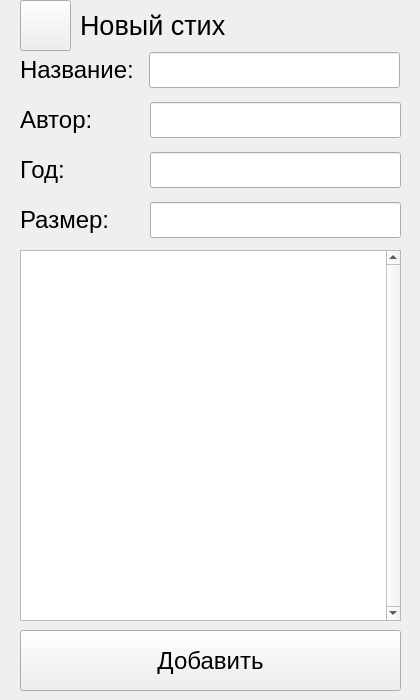
<?xml version="1.0" encoding="UTF-8"?>
<ui version="4.0">
 <class>VerseCreationForm</class>
 <widget class="QMainWindow" name="VerseCreationForm">
  <property name="geometry">
   <rect>
    <x>0</x>
    <y>0</y>
    <width>420</width>
    <height>700</height>
   </rect>
  </property>
  <property name="windowTitle">
   <string>MainWindow</string>
  </property>
  <widget class="QWidget" name="centralwidget">
   <widget class="QWidget" name="verticalLayoutWidget">
    <property name="geometry">
     <rect>
      <x>20</x>
      <y>50</y>
      <width>121</width>
      <height>41</height>
     </rect>
    </property>
    <layout class="QVBoxLayout" name="verticalLayout">
     <item>
      <widget class="QLabel" name="label">
       <property name="text">
        <string>&lt;html&gt;&lt;head/&gt;&lt;body&gt;&lt;p&gt;&lt;span style=&quot; font-size:18pt;&quot;&gt;Название:&lt;/span&gt;&lt;/p&gt;&lt;/body&gt;&lt;/html&gt;</string>
       </property>
      </widget>
     </item>
    </layout>
   </widget>
   <widget class="QWidget" name="verticalLayoutWidget_2">
    <property name="geometry">
     <rect>
      <x>149</x>
      <y>50</y>
      <width>251</width>
      <height>41</height>
     </rect>
    </property>
    <layout class="QVBoxLayout" name="verticalLayout_2">
     <item>
      <widget class="QLineEdit" name="title">
       <property name="font">
        <font>
         <pointsize>18</pointsize>
        </font>
       </property>
      </widget>
     </item>
    </layout>
   </widget>
   <widget class="QWidget" name="verticalLayoutWidget_3">
    <property name="geometry">
     <rect>
      <x>20</x>
      <y>100</y>
      <width>121</width>
      <height>41</height>
     </rect>
    </property>
    <layout class="QVBoxLayout" name="verticalLayout_3">
     <item>
      <widget class="QLabel" name="label_2">
       <property name="text">
        <string>&lt;html&gt;&lt;head/&gt;&lt;body&gt;&lt;p&gt;&lt;span style=&quot; font-size:18pt;&quot;&gt;Автор:&lt;/span&gt;&lt;/p&gt;&lt;/body&gt;&lt;/html&gt;</string>
       </property>
      </widget>
     </item>
    </layout>
   </widget>
   <widget class="QWidget" name="verticalLayoutWidget_4">
    <property name="geometry">
     <rect>
      <x>150</x>
      <y>100</y>
      <width>251</width>
      <height>41</height>
     </rect>
    </property>
    <layout class="QVBoxLayout" name="verticalLayout_4">
     <item>
      <widget class="QLineEdit" name="author">
       <property name="font">
        <font>
         <pointsize>18</pointsize>
        </font>
       </property>
      </widget>
     </item>
    </layout>
   </widget>
   <widget class="QWidget" name="verticalLayoutWidget_5">
    <property name="geometry">
     <rect>
      <x>20</x>
      <y>150</y>
      <width>121</width>
      <height>41</height>
     </rect>
    </property>
    <layout class="QVBoxLayout" name="verticalLayout_5">
     <item>
      <widget class="QLabel" name="label_3">
       <property name="text">
        <string>&lt;html&gt;&lt;head/&gt;&lt;body&gt;&lt;p&gt;&lt;span style=&quot; font-size:18pt;&quot;&gt;Год:&lt;/span&gt;&lt;/p&gt;&lt;/body&gt;&lt;/html&gt;</string>
       </property>
      </widget>
     </item>
    </layout>
   </widget>
   <widget class="QWidget" name="verticalLayoutWidget_6">
    <property name="geometry">
     <rect>
      <x>150</x>
      <y>150</y>
      <width>251</width>
      <height>41</height>
     </rect>
    </property>
    <layout class="QVBoxLayout" name="verticalLayout_6">
     <item>
      <widget class="QLineEdit" name="year_of_creation">
       <property name="font">
        <font>
         <pointsize>18</pointsize>
        </font>
       </property>
      </widget>
     </item>
    </layout>
   </widget>
   <widget class="QWidget" name="verticalLayoutWidget_7">
    <property name="geometry">
     <rect>
      <x>20</x>
      <y>250</y>
      <width>381</width>
      <height>371</height>
     </rect>
    </property>
    <layout class="QVBoxLayout" name="verticalLayout_7">
     <item>
      <widget class="QTextEdit" name="verse_text">
       <property name="font">
        <font>
         <pointsize>16</pointsize>
        </font>
       </property>
       <property name="verticalScrollBarPolicy">
        <enum>Qt::ScrollBarAlwaysOn</enum>
       </property>
      </widget>
     </item>
    </layout>
   </widget>
   <widget class="QWidget" name="verticalLayoutWidget_8">
    <property name="geometry">
     <rect>
      <x>150</x>
      <y>200</y>
      <width>251</width>
      <height>41</height>
     </rect>
    </property>
    <layout class="QVBoxLayout" name="verticalLayout_10">
     <item>
      <widget class="QLineEdit" name="verse_size">
       <property name="sizePolicy">
        <sizepolicy hsizetype="Expanding" vsizetype="Fixed">
         <horstretch>0</horstretch>
         <verstretch>0</verstretch>
        </sizepolicy>
       </property>
       <property name="font">
        <font>
         <pointsize>18</pointsize>
        </font>
       </property>
      </widget>
     </item>
    </layout>
   </widget>
   <widget class="QWidget" name="verticalLayoutWidget_9">
    <property name="geometry">
     <rect>
      <x>20</x>
      <y>200</y>
      <width>121</width>
      <height>41</height>
     </rect>
    </property>
    <layout class="QVBoxLayout" name="verticalLayout_11">
     <item>
      <widget class="QLabel" name="label_5">
       <property name="text">
        <string>&lt;html&gt;&lt;head/&gt;&lt;body&gt;&lt;p&gt;&lt;span style=&quot; font-size:18pt;&quot;&gt;Размер:&lt;/span&gt;&lt;/p&gt;&lt;/body&gt;&lt;/html&gt;</string>
       </property>
      </widget>
     </item>
    </layout>
   </widget>
   <widget class="QWidget" name="horizontalLayoutWidget">
    <property name="geometry">
     <rect>
      <x>20</x>
      <y>630</y>
      <width>381</width>
      <height>61</height>
     </rect>
    </property>
    <layout class="QHBoxLayout" name="horizontalLayout">
     <item>
      <widget class="QPushButton" name="newVerseButton">
       <property name="sizePolicy">
        <sizepolicy hsizetype="Minimum" vsizetype="Preferred">
         <horstretch>0</horstretch>
         <verstretch>0</verstretch>
        </sizepolicy>
       </property>
       <property name="font">
        <font>
         <pointsize>18</pointsize>
        </font>
       </property>
       <property name="text">
        <string>Добавить</string>
       </property>
      </widget>
     </item>
    </layout>
   </widget>
   <widget class="QWidget" name="horizontalLayoutWidget_2">
    <property name="geometry">
     <rect>
      <x>80</x>
      <y>0</y>
      <width>321</width>
      <height>51</height>
     </rect>
    </property>
    <layout class="QHBoxLayout" name="horizontalLayout_2">
     <item>
      <widget class="QLabel" name="label_4">
       <property name="font">
        <font>
         <pointsize>20</pointsize>
        </font>
       </property>
       <property name="text">
        <string>Новый стих</string>
       </property>
      </widget>
     </item>
    </layout>
   </widget>
   <widget class="QWidget" name="horizontalLayoutWidget_9">
    <property name="geometry">
     <rect>
      <x>20</x>
      <y>0</y>
      <width>51</width>
      <height>51</height>
     </rect>
    </property>
    <layout class="QHBoxLayout" name="horizontalLayout_9">
     <item>
      <widget class="QPushButton" name="backButton">
       <property name="sizePolicy">
        <sizepolicy hsizetype="Minimum" vsizetype="Minimum">
         <horstretch>0</horstretch>
         <verstretch>0</verstretch>
        </sizepolicy>
       </property>
       <property name="text">
        <string/>
       </property>
      </widget>
     </item>
    </layout>
   </widget>
  </widget>
 </widget>
 <resources/>
 <connections/>
</ui>
